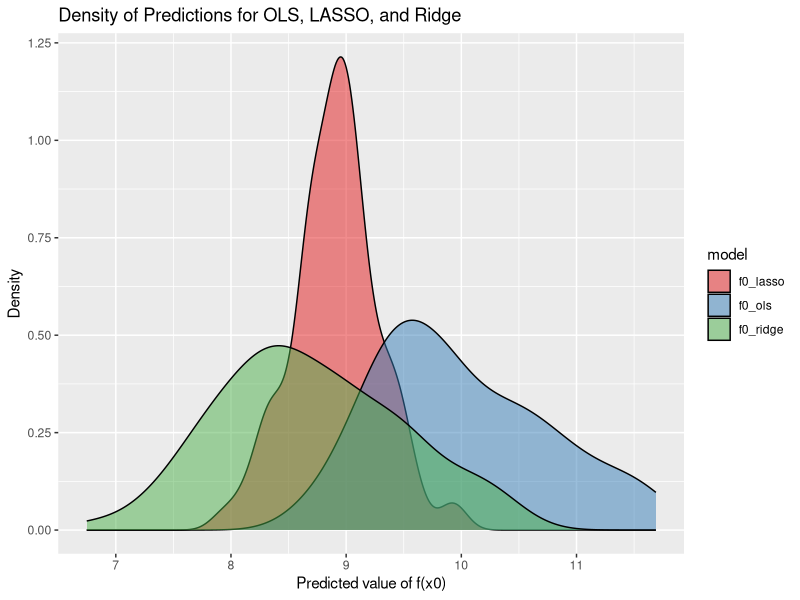

Here is the R script that generated this plot: (Note: a time limit stopped this script after it produced the figure.)
## ---- chunk 1
knitr::opts_chunk$set(echo = TRUE, warning = FALSE,  message=FALSE, error=FALSE)
## ---- chunk 2
library(glmnet)
library(tidyverse)
nsim = 100 # Number of simulations
nobs = 100 # Number of observations in the simulated dataset
p = 10 # Number of regressors
beta = c(2,3, rep(0,p-2)) # Coefficient vector
# (2 for beta1, 3 for beta2,
# 0s for remaining betas)
x0 = c(rep(2, p)) # out-of-sample observation
# Initialize vectors so that we can store results
f0_ols = c()
f0_lasso = c()
f0_ridge = c()
for (s in 1:nsim) {
  X = MASS::mvrnorm(nobs, #Randomly drawn X variables
  mu = rep(0, p),
  Sigma = diag(p)
  )
  y = X %*%beta + rnorm(nobs) # Simulate y with normal noise
  # Fit OLS model
  fitOLS = lm(y~X)
  f0_ols[s] = fitOLS$coefficients%*%c(1, x0) # Prediction at x0
  # Fit LASSO regression
  fitLASSO = cv.glmnet(X, y, alpha = 1)
  f0_lasso[s] = t(coef(fitLASSO, s="lambda.1se"))%*%c(1, x0) %>% as.numeric()
  # Fit Ridge regression
  fitRidge = cv.glmnet(X, y, alpha = 0)
  f0_ridge[s] = t(coef(fitRidge, s="lambda.1se"))%*%c(1, x0) %>% as.numeric()
}

# Data frame for plotting
predictions <- data.frame(f0_ols, f0_lasso, f0_ridge)

# Melting data frame for easier plotting
predictions_long <- pivot_longer(predictions, cols = everything(), names_to = "model", values_to = "prediction")

# Plotting
ggplot(predictions_long, aes(x = prediction, fill = model)) +
  geom_density(alpha = 0.5) +
  labs(title = "Density of Predictions for OLS, LASSO, and Ridge", x = "Predicted value of f(x0)", y = "Density") +
  scale_fill_brewer(palette = "Set1")  # Adding a color palette for better visualization
## ---- chunk 3
# True value of f(x0)
true_value <- 10

# Calculate Bias, Variance, and MSE for each model
statistics <- predictions_long %>%
  group_by(model) %>%
  summarise(
    Bias = mean(prediction) - true_value,
    Variance = var(prediction),
    MSE = mean((prediction - true_value)^2),
    .groups = 'drop'
  )

# Printing the computed statistics
print(statistics)
## ---- chunk 4
library(glmnet)
library(tidyverse)
library(MASS)

# Function to run simulation for a given number of observations
run_simulation <- function(nobs) {
  nsim <- 100
  p <- 10
  beta <- c(2, 3, rep(0, p - 2))
  x0 <- rep(2, p)
  
  # Vectors to store results
  results <- tibble(
    nobs = rep(nobs, nsim),
    f0_ols = numeric(nsim),
    f0_lasso = numeric(nsim),
    f0_ridge = numeric(nsim)
  )
  
  for (s in 1:nsim) {
    X <- MASS::mvrnorm(n = nobs, mu = rep(0, p), Sigma = diag(p))
    y <- X %*% beta + rnorm(nobs)
    
    # OLS fit
    fitOLS <- lm(y ~ X - 1)
    results$f0_ols[s] <- as.numeric(coef(fitOLS) %*% x0)
    
    # LASSO fit
    fitLASSO <- cv.glmnet(X, y, alpha = 1)
    results$f0_lasso[s] <- as.numeric(predict(fitLASSO, newx = matrix(x0, ncol = p), s = "lambda.1se"))
    
    # Ridge fit
    fitRidge <- cv.glmnet(X, y, alpha = 0)
    results$f0_ridge[s] <- as.numeric(predict(fitRidge, newx = matrix(x0, ncol = p), s = "lambda.1se"))
  }
  
  # Calculate bias and variance
  stats <- results %>%
    summarise(
      nobs = first(nobs),
      bias_ols = mean(f0_ols) - 10,
      var_ols = var(f0_ols),
      bias_lasso = mean(f0_lasso) - 10,
      var_lasso = var(f0_lasso),
      bias_ridge = mean(f0_ridge) - 10,
      var_ridge = var(f0_ridge)
    )
  
  stats
}

# Set of observations to run the simulations on
nobs_values <- seq(50, 500, by = 50)

# Run simulations and collect results
results <- map_df(nobs_values, run_simulation)

# Prepare data for plotting
results_long <- pivot_longer(results, cols = -nobs, names_to = "model_metric", values_to = "value")

# Separate metric and model
results_long <- results_long %>% 
  separate(model_metric, into = c("model", "metric"), sep = "_") %>%
  mutate(model = recode(model, ols = "OLS", lasso = "LASSO", ridge = "Ridge"),
         metric = recode(metric, bias = "Bias", var = "Variance"))

# Plotting the results
ggplot(results_long, aes(x = nobs, y = value, group = interaction(model, metric), color = model)) +
  geom_line() +
  facet_wrap(~metric, scales = "free_y") +
  labs(title = "Effect of Number of Observations on Bias and Variance",
       x = "Number of Observations",
       y = "Metric Value",
       color = "Model") +
  theme_minimal() +
  theme(legend.position = "bottom")

## ---- chunk 5
library(glmnet)
library(tidyverse)
library(MASS)

run_simulation_corr <- function(rho, nobs = 100, nsim = 100) {
  p <- 10
  beta <- c(2, 3, rep(0, p - 2))
  x0 <- rep(2, p)

  # Vectors to store results
  sim_results <- tibble(
    rho = rho,
    f0_ols = numeric(nsim),
    f0_lasso = numeric(nsim),
    f0_ridge = numeric(nsim)
  )
  
  # Construct the correlation matrix
  Sigma <- matrix(rho, nrow = p, ncol = p)
  diag(Sigma) <- 1
  
  for (s in 1:nsim) {
    X <- MASS::mvrnorm(n = nobs, mu = rep(0, p), Sigma = Sigma)
    y <- X %*% beta + rnorm(nobs)

    # OLS fit
    fitOLS <- lm(y ~ X - 1)
    sim_results$f0_ols[s] <- as.numeric(coef(fitOLS) %*% x0)
    
    # LASSO fit
    fitLASSO <- cv.glmnet(X, y, alpha = 1)
    sim_results$f0_lasso[s] <- as.numeric(predict(fitLASSO, newx = matrix(x0, ncol = p), s = "lambda.1se"))
    
    # Ridge fit
    fitRidge <- cv.glmnet(X, y, alpha = 0)
    sim_results$f0_ridge[s] <- as.numeric(predict(fitRidge, newx = matrix(x0, ncol = p), s = "lambda.1se"))
  }
  
  # Calculate bias and variance
  stats <- sim_results %>%
    summarise(
      bias_ols = mean(f0_ols) - 10,
      var_ols = var(f0_ols),
      bias_lasso = mean(f0_lasso) - 10,
      var_lasso = var(f0_lasso),
      bias_ridge = mean(f0_ridge) - 10,
      var_ridge = var(f0_ridge)
    )
  
  cbind(stats, rho = rho) # Add rho to the results
}

# Set of correlations to run the simulations on
rho_values <- seq(0, 0.9, by = 0.1)

# Run simulations and collect results
results_corr <- map_df(rho_values, run_simulation_corr)

# Plotting the results
results_corr_long <- pivot_longer(results_corr, cols = starts_with("bias_"), names_to = "model", values_to = "value", names_prefix = "bias_")
results_corr_long$type <- "Bias"

variance_corr_long <- pivot_longer(results_corr, cols = starts_with("var_"), names_to = "model", values_to = "value", names_prefix = "var_")
variance_corr_long$type <- "Variance"

metrics_corr_long <- bind_rows(results_corr_long, variance_corr_long)

ggplot(metrics_corr_long, aes(x = rho, y = value, color = model, linetype = type)) +
  geom_line() +
  facet_wrap(~type, scales = "free_y") +
  labs(title = "Effect of Correlation Between Regressors on Bias and Variance",
       x = "Correlation (rho)",
       y = "Metric Value") +
  theme_minimal() +
  scale_color_brewer(palette = "Dark2") +
  theme(legend.position = "bottom")
